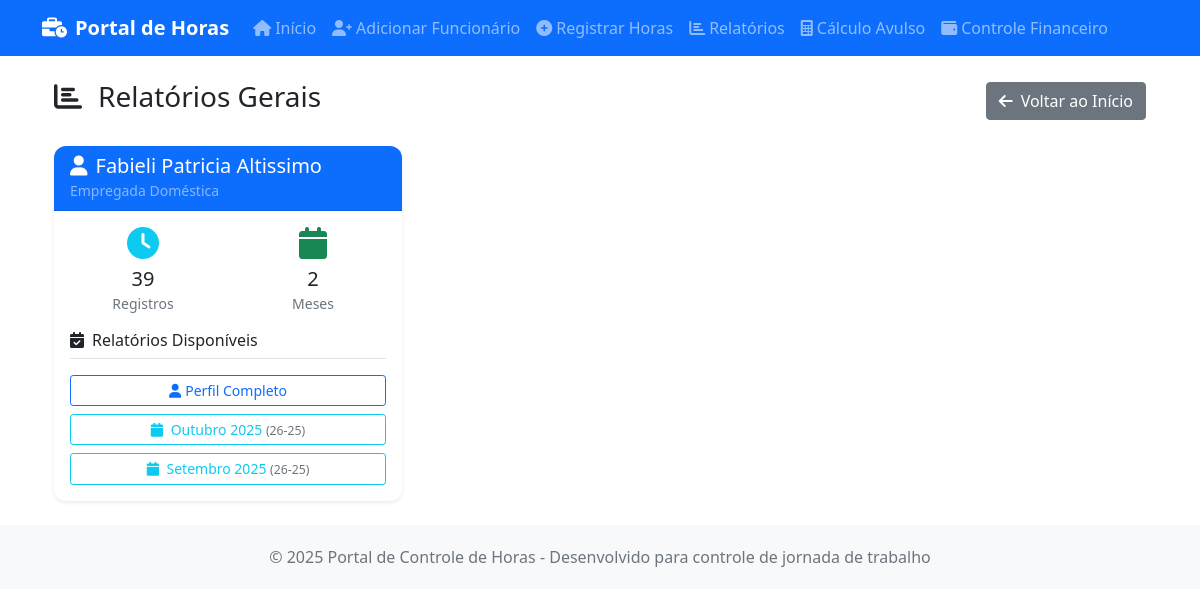
Screenshot of /relatorios with the database file from the repository.
### tables this page shows
CREATE TABLE funcionarios (
            id INTEGER PRIMARY KEY AUTOINCREMENT,
            nome TEXT NOT NULL UNIQUE,
            cargo TEXT NOT NULL,
            salario_mensal REAL NOT NULL,
            salario_hora REAL NOT NULL,
            horas_mensais INTEGER NOT NULL DEFAULT 220,
            data_cadastro DATE NOT NULL,
            ativo BOOLEAN NOT NULL DEFAULT 1,
            created_at TIMESTAMP DEFAULT CURRENT_TIMESTAMP,
            updated_at TIMESTAMP DEFAULT CURRENT_TIMESTAMP
        , desconto REAL DEFAULT 0.00);

### index.py (the view)
@app.route('/relatorios')
@app.route('/relatorios/page/<int:page>')
def relatorios(page=1):
    per_page = 6  # 6 funcionários por página
    offset = (page - 1) * per_page
    count_query = "SELECT COUNT(*) as total FROM funcionarios WHERE ativo = 1"
    total_result = DatabaseManager.execute_query(count_query, fetch_one=True)
    total_funcionarios = total_result['total'] if total_result else 0
    query = "SELECT * FROM funcionarios WHERE ativo = 1 ORDER BY nome LIMIT ? OFFSET ?"
    funcionarios_list = DatabaseManager.execute_query(query, (per_page, offset), fetch_all=True)
    relatorios_data = []
    for funcionario in funcionarios_list:
        query_total = "SELECT COUNT(*) as total FROM registros_ponto WHERE funcionario_id = ?"
        total_registros = DatabaseManager.execute_query(query_total, (funcionario['id'],), fetch_one=True)
        query_meses = """
            SELECT DISTINCT data
            FROM registros_ponto
            WHERE funcionario_id = ?
            ORDER BY data DESC
            LIMIT 50
        """
        registros_recentes = DatabaseManager.execute_query(query_meses, (funcionario['id'],), fetch_all=True)
        periodos_fechamento = set()
        for registro in registros_recentes:
            data_registro = datetime.strptime(registro['data'], '%Y-%m-%d').date()
            mes_fechamento, ano_fechamento = obter_mes_fechamento_de_data(data_registro)
            periodos_fechamento.add((ano_fechamento, mes_fechamento))
        periodos_ordenados = sorted(list(periodos_fechamento), reverse=True)[:6]
        meses_nomes = ['Janeiro', 'Fevereiro', 'Março', 'Abril', 'Maio', 'Junho',
                       'Julho', 'Agosto', 'Setembro', 'Outubro', 'Novembro', 'Dezembro']
        meses_trabalhados = []
        for ano, mes in periodos_ordenados:
            meses_trabalhados.append({
                'mes_ano': f"{ano}-{mes:02d}",
                'ano': str(ano),
                'mes': str(mes),
                'nome': meses_nomes[mes-1]
            })
        relatorios_data.append({
            'funcionario': funcionario,
            'total_registros': total_registros['total'] if total_registros else 0,
            'meses_trabalhados': meses_trabalhados
        })
    total_pages = (total_funcionarios + per_page - 1) // per_page  # Ceiling division
    has_prev = page > 1
    has_next = page < total_pages
    prev_page = page - 1 if has_prev else None
    next_page = page + 1 if has_next else None
    pagination_info = {
        'page': page,
        'per_page': per_page,
        'total': total_funcionarios,
        'total_pages': total_pages,
        'has_prev': has_prev,
        'has_next': has_next,
        'prev_page': prev_page,
        'next_page': next_page
    }
    return render_template('relatorios.html', relatorios_data=relatorios_data, pagination=pagination_info)

### index.py (called while the page is built)
def obter_mes_fechamento_de_data(data):
    from datetime import datetime, date
    if isinstance(data, str):
        data_obj = datetime.strptime(data, '%Y-%m-%d').date()
    elif isinstance(data, date):
        data_obj = data
    else:
        data_obj = data.date()
    _, _, mes_fechamento, ano_fechamento = calcular_periodo_fechamento(data_obj)
    return mes_fechamento, ano_fechamento

    @staticmethod
    def get_connection():
        conn = sqlite3.connect(DB_FILE)
        conn.row_factory = sqlite3.Row  # Permite acesso por nome de coluna
        return conn

    @staticmethod
    def execute_query(query, params=None, fetch_one=False, fetch_all=False):
        conn = DatabaseManager.get_connection()
        try:
            cursor = conn.cursor()
            if params:
                cursor.execute(query, params)
            else:
                cursor.execute(query)
            if fetch_one:
                result = cursor.fetchone()
                return dict(result) if result else None
            elif fetch_all:
                results = cursor.fetchall()
                return [dict(row) for row in results] if results else []
            else:
                conn.commit()
                return cursor.lastrowid
        finally:
            conn.close()

### templates/relatorios.html (shortened to what this page needs)
{% extends "base.html" %}
{% block content %}
<div class="container-fluid">
    <div class="row">
        <div class="col-12">
            <div class="d-flex justify-content-between align-items-center mb-4">
                <h1 class="h3"><i class="fas fa-chart-bar me-3"></i>Relatórios Gerais</h1>
                <a href="{{ url_for('index') }}" class="btn btn-secondary">
                    <i class="fas fa-arrow-left me-2"></i>Voltar ao Início
                </a>
            </div>
            {% if relatorios_data %}
            <div class="row">
                {% for item in relatorios_data %}
                <div class="col-lg-6 col-xl-4 mb-4">
                    <div class="card h-100 shadow-sm">
                        <div class="card-header bg-primary text-white">
                            <h5 class="card-title mb-0">
                                <i class="fas fa-user me-2"></i>{{ item.funcionario.nome }}
                            </h5>
                            <small class="text-white-50">{{ item.funcionario.cargo }}</small>
                        </div>
                        <div class="card-body">
                            <div class="row mb-3">
                                <div class="col-6">
                                    <div class="text-center">
                                        <i class="fas fa-clock text-info fa-2x mb-2"></i>
                                        <p class="h5 mb-0">{{ item.total_registros }}</p>
                                        <small class="text-muted">Registros</small>
                                    </div>
                                </div>
                                <div class="col-6">
                                    <div class="text-center">
                                        <i class="fas fa-calendar text-success fa-2x mb-2"></i>
                                        <p class="h5 mb-0">{{ item.meses_trabalhados|length }}</p>
                                        <small class="text-muted">Meses</small>
                                    </div>
                                </div>
                            </div>
                            {% if item.meses_trabalhados %}
                            <h6 class="border-bottom pb-2 mb-3">
                                <i class="fas fa-calendar-check me-2"></i>Relatórios Disponíveis
                            </h6>
                            <div class="d-grid gap-2">
                                <a href="{{ url_for('visualizar_funcionario', nome=item.funcionario.nome) }}"
                                   class="btn btn-outline-primary btn-sm">
                                    <i class="fas fa-user me-1"></i>Perfil Completo
                                </a>
                                {% for mes in item.meses_trabalhados[:3] %}
                                <a href="{{ url_for('relatorio_mensal', funcionario_nome=item.funcionario.nome, mes=mes.mes|int, ano=mes.ano|int) }}"
                                   class="btn btn-outline-info btn-sm">
                                    <i class="fas fa-calendar me-1"></i>
                                    {{ mes.nome }} {{ mes.ano }} <small class="text-muted">(26-25)</small>
                                </a>
                                {% endfor %}
                            </div>
                            {% endif %}
                        </div>
                    </div>
                </div>
                {% endfor %}
            </div>
            {% endif %}
        </div>
    </div>
</div>
{% endblock %}

### templates/base.html (style rules this page uses)
.card { border-radius: 15px; box-shadow: 0 4px 6px rgba(0, 0, 0, 0.1); }

### templates/relatorios.html (style rules this page uses)
.card { border-radius: 12px; border: none; transition: all 0.3s ease; }
.card-header { border-radius: 12px 12px 0 0 !important; }

### rows the page displays
funcionarios: funcionario.nome "Fabieli Patricia Altissimo", funcionario.cargo "Empregada Doméstica"

### other values shown
{{ item.total_registros }} "39"
{{ item.meses_trabalhados|length }} "2"
{{ mes.nome }} "Outubro" "Setembro"
{{ mes.ano }} "2025" "2025"
